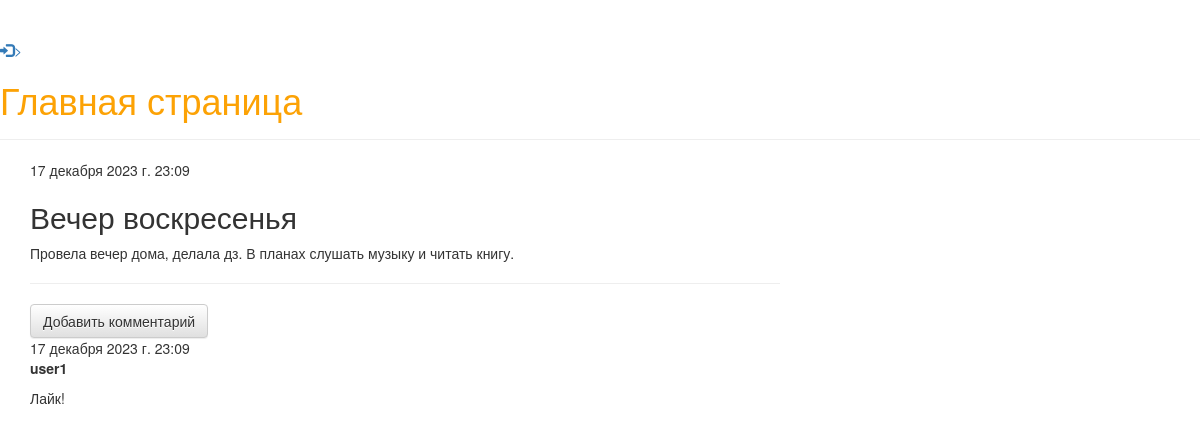
Page /posts/1/ on the earlier database version.
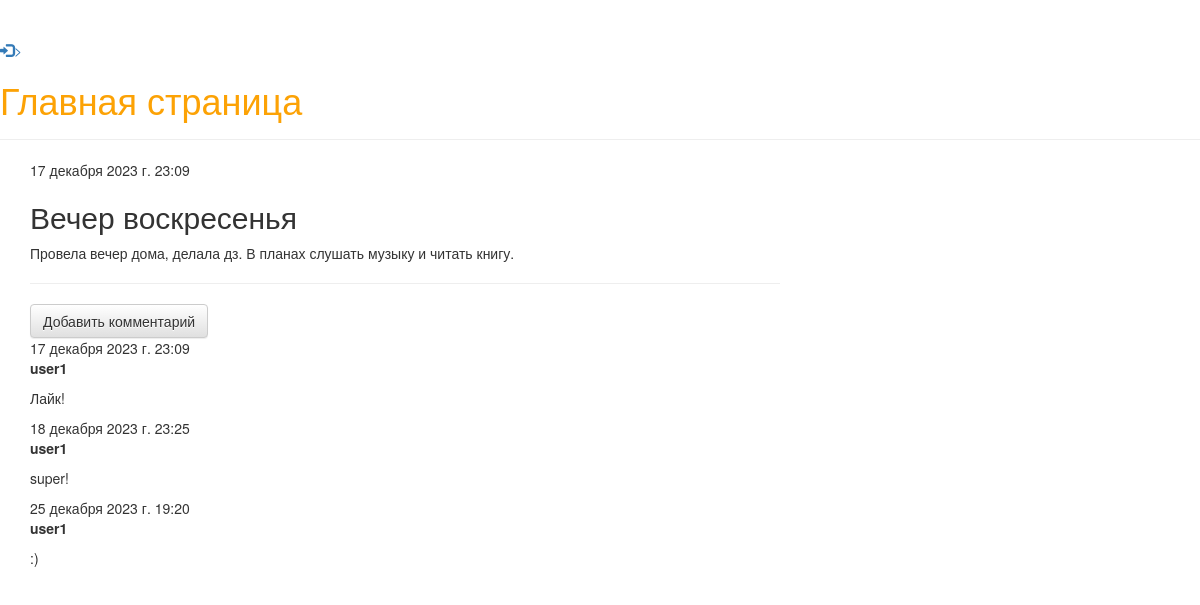
Same page on the later database version.
### blog/models.py (models this page shows, shortened)
class Comment(models.Model):
    post = models.ForeignKey(Post, on_delete=models.CASCADE, related_name='comments')
    author = models.CharField(max_length=200)
    text = models.TextField(verbose_name="Комментарий")
    created_date = models.DateTimeField(default=timezone.now, verbose_name="Дата создания")
    approved_comment = models.BooleanField(default=False, verbose_name="Одобрен?")
    class Meta:
        verbose_name = 'Комментарий'
        verbose_name_plural = 'Комментарии'

### blog/views.py (the view)
# urls.py: path('posts/<int:id>/', views.post_detail, name='post_detail'),
def post_detail(request, id):
    post = get_object_or_404(Post, id=id)
    if not post.is_publish() and not request.user.is_staff:
        raise Http404("Запись в блоге не найдена")
    return render(request, 'blog/post_detail.html', {'post': post})

### blog/managers.py (called while the page is built)
    def get_queryset(self):
        return PostQuerySet(self.model, using=self._db)

### blog/models.py (called while the page is built)
    def is_publish(self):
       return True if self.published_date else False

### blog/templates/blog/post_detail.html (shortened to what this page needs)
{% extends 'blog/base.html' %}
{% block content %}
    <div class="post">
        {% if post.published_date %}
        <div class="date">
            {{ post.published_date }}
        </div>
        {% else %}
            <a class="btn btn-default" href="{% url 'blog:post_publish' id=post.id %}">Опубликовать</a>
        {% endif %}
        <h2>{{ post.title }}</h2>
        <p>{{ post.text|linebreaksbr }}</p>
    </div>
<hr>
<a class="btn btn-default" href="{% url 'blog:add_comment' id=post.id %}">Добавить комментарий</a>
{% for comment in post.comments.all %}
    <div class="comment">
        <div class="date">{{ comment.created_date }}</div>
        <strong>{{ comment.author }}</strong>
        <p>{{ comment.text|linebreaks }}</p>
    </div>
{% empty %}
    <p>Комментарии осутствуют</p>
{% endfor %}
{% endblock %}

Differences in the rows shown:
added Comment: created_date "18 декабря 2023 г. 23:25", author "user1", text "super!"
added Comment: created_date "25 декабря 2023 г. 19:20", author "user1", text ":)"
